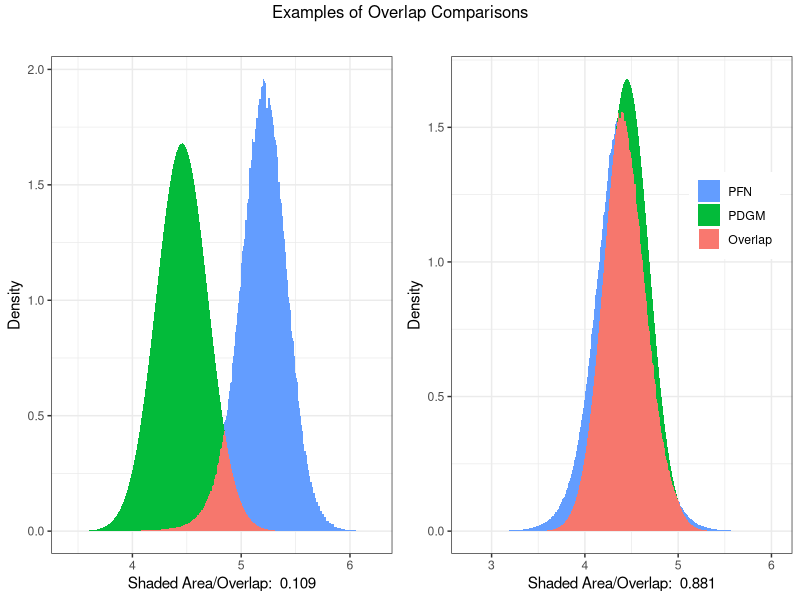
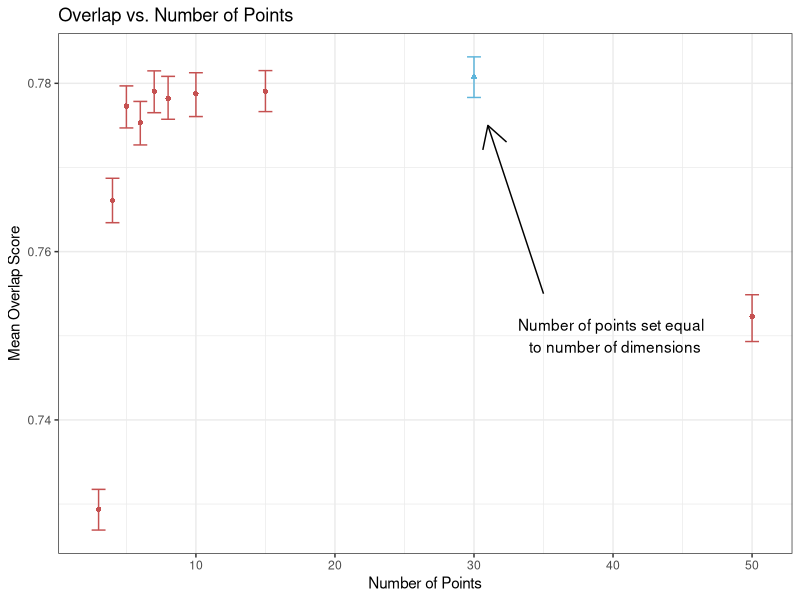
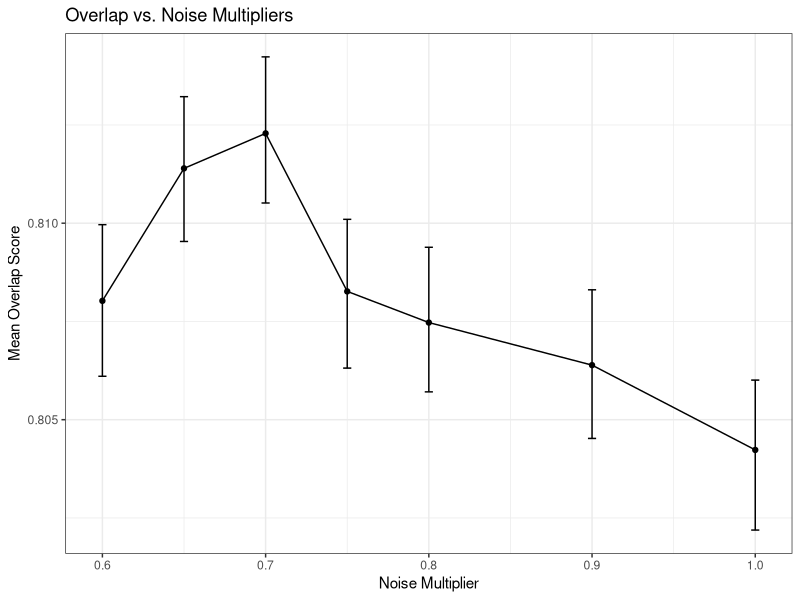
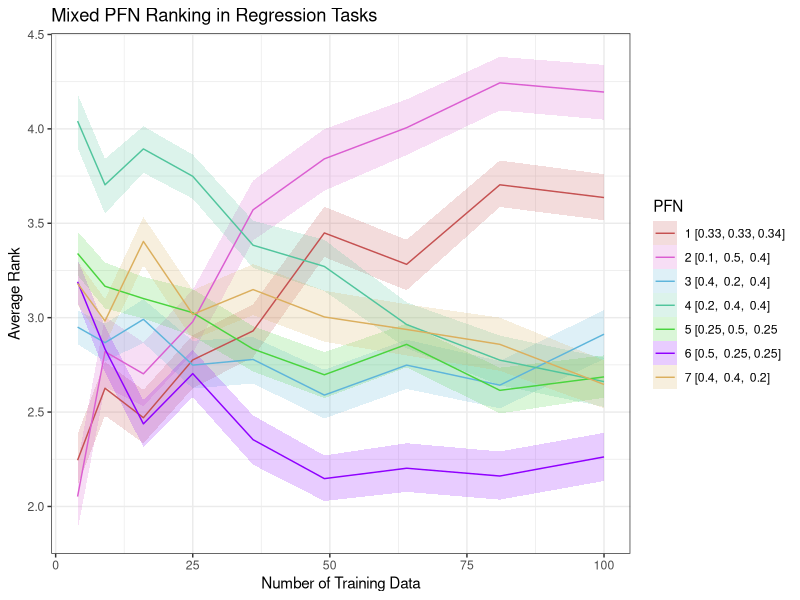

Recreate these plots in R, in order.
## ---- chunk 1
library(ggplot2)
library(dplyr)
library(cowplot)
library(gridExtra)

theme <- theme_bw()

data <- read.csv("../data_for_thesis_figures/overlap_example_00.csv") 

data_plt_1 <- data %>%
  filter(pmax(PFN_1, Normal_1) > 0.0001)

data_plt_2 <- data %>%
  filter(pmax(PFN_2, Normal_2) > 0.0001)

plot1 <- ggplot(data_plt_2, aes(x = X)) +
  geom_ribbon(aes(ymin = 0, ymax = PFN_2, fill='PFN Output'), 
                alpha = 0.99) +
  geom_ribbon(aes(ymin = 0, ymax = Normal_2, fill='PDGM Output'), 
               alpha = 0.99) +
  geom_ribbon(aes(ymin = 0, ymax = pmin(PFN_2, Normal_2), fill='Overlap'), 
               alpha = 0.99, size=1) +
  labs(title = '', 
       x = paste("Shaded Area/Overlap: ", as.character(signif(data$overlap_2[1], 3))), y = "Density") +
  theme +
  theme(legend.position = "none")

plot2 <- ggplot(data_plt_1, aes(x = X)) +
  geom_ribbon(aes(ymin = 0, ymax = PFN_1, fill='PFN'), 
                alpha = 0.99) +
  geom_ribbon(aes(ymin = 0, ymax = Normal_1, fill='PDGM'), 
               alpha = 0.99) +
  geom_ribbon(aes(ymin = 0, ymax = pmin(PFN_1, Normal_1), fill='Overlap'), 
               alpha = 0.99, size=1) +
  labs(title = '', 
       x = paste("Shaded Area/Overlap: ", as.character(signif(data$overlap_1[1], 3))), y = "Density") +
  guides(fill = guide_legend(reverse=TRUE)) +
  theme +
  theme(legend.title = element_blank()) +
  theme(legend.position = c(0.83,0.68))

grid.arrange(plot1, plot2, ncol=2, top = 'Examples of Overlap Comparisons') 
## ---- chunk 2
library(ggplot2)
library(dplyr)
library(cowplot)
data <- read.csv("../data_for_thesis_figures/cocabo_n_fake_data.csv") 

data <- data %>%
  mutate(dims = number_points == -1)

data$number_points <- data$number_points + 31*(data$number_points == -1)

colors <- c("#c55151", "#db5ed1", "#5eb5db", "#51c59d","#4ad43e", "#8f00ff", "#dbaf5e")
colors <- c("#c55151", "#5eb5db")

ggplot(data, aes(x = number_points, y = mean_overlap)) +
  geom_errorbar(aes(ymin=lb, ymax=ub, color=dims), width=1) +
  geom_point(aes(shape=dims, color=dims)) +
  annotate("segment",  x = 35, xend = 31, y = 0.755, yend = 0.775, color='black', arrow=arrow()) + 
  annotate("text", x = 40, y = 0.75, label = "Number of points set equal \n to number of dimensions") + 
  labs(title = 'Overlap vs. Number of Points', 
       x = "Number of Points", y = "Mean Overlap Score") +
  theme +
  theme(legend.position = "none")+
  scale_color_manual(values=colors) +
  scale_fill_manual(values=colors)

## ---- chunk 3
library(ggplot2)
library(dplyr)
library(cowplot)
data <- read.csv("../data_for_thesis_figures/casmopolitan_noise_coef.csv") 

ggplot(data, aes(x = noise_coef, y = mean_overlap)) +
  geom_errorbar(aes(ymin=lb, ymax=ub), width=0.005) +
  geom_point() +
  geom_line() +
  labs(title = 'Overlap vs. Noise Multipliers', 
       x = "Noise Multiplier", y = "Mean Overlap Score") +
  theme +
  theme(legend.position = "none")

## ---- chunk 4

df2 <- data.frame(
  PFN = c("PFN-CoCaBO", "PFN-Casmopolitan", "PFN-BODi"),
  `Overlap Score` = c(0.787, 0.812, 0.771),
  `Learning Rate` = c(0.0003, 0.0002, 0.0003),
  `PDGM Noise Multiplier` = c(0.5, 0.7, 1.0)
)

knitr::kable(
  df2,
  col.names = gsub("\\.", " ", names(df2)),
  caption="The training settings that produced the best PFNs for each PDGM, as well as their overlap scores."
)
## ---- chunk 5
library(ggplot2)
library(dplyr)
library(cowplot)

colors <- c("#c55151", "#db5ed1", "#5eb5db", "#51c59d","#4ad43e", "#8f00ff", "#dbaf5e")

data <- read.csv("../data_for_thesis_figures/mixed_eval_regression_ranking.csv") 
data$pfn_number <- as.character(data$pfn_number+1)
data <- data %>%
  mutate(pfn_number = case_when(
    grepl("1", pfn_number) ~ "1 [0.33, 0.33, 0.34]",
    grepl("2", pfn_number) ~ "2 [0.1,  0.5,  0.4]",
    grepl("3", pfn_number) ~ "3 [0.4,  0.2,  0.4]",
    grepl("4", pfn_number) ~ "4 [0.2,  0.4,  0.4]",
    grepl("5", pfn_number) ~ "5 [0.25, 0.5,  0.25",
    grepl("6", pfn_number) ~ "6 [0.5,  0.25, 0.25]",
    grepl("7", pfn_number) ~ "7 [0.4,  0.4,  0.2]")) 

ggplot(data, aes(x = n_training_data, y = mean_rank, color=pfn_number)) +
  geom_ribbon(aes(ymin=lb, ymax=ub, fill=pfn_number), 
               alpha = 0.2, size=0) +
  geom_line() +
  labs(title = 'Mixed PFN Ranking in Regression Tasks', 
       x = "Number of Training Data", y = "Average Rank") + 
  labs(color = "PFN", fill = 'PFN') +
  scale_color_manual(values=colors) +
  scale_fill_manual(values=colors)+
  theme 

